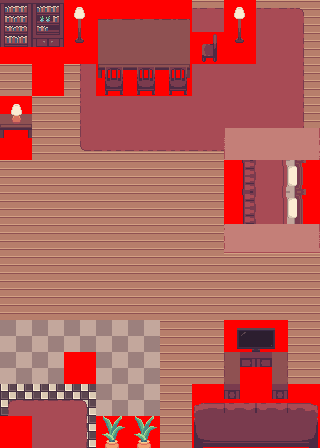

Below is a game level as drawn by its tile map, then a one-line description and the .tmx file that defines it, in full:
An orthogonal 10x14 tile map with 32x32 px tiles, 8 tile layers (Floor, Carpet, NPCS, Collisions, ...), 2 tilesets.

<map version="1.10" tiledversion="1.10.2" orientation="orthogonal" renderorder="right-down" width="10" height="14" tilewidth="32" tileheight="32" infinite="0" nextlayerid="9" nextobjectid="1">
 <tileset firstgid="1" source="../House1/interior.tsx" />
 <tileset firstgid="233" source="../../Town/setup.tsx" />
 <layer id="1" name="Floor" width="10" height="14">
  <data encoding="csv">
1,1,1,1,1,1,1,1,1,1,
1,1,1,1,1,1,1,1,1,1,
1,1,1,1,1,1,1,1,1,1,
1,1,1,1,1,1,1,1,1,1,
1,1,1,1,1,1,1,1,1,1,
1,1,1,1,1,1,1,1,1,1,
1,1,1,1,1,1,1,1,1,1,
1,1,1,1,1,1,1,1,1,1,
1,1,1,1,1,1,1,1,1,1,
1,1,1,1,1,1,1,1,1,1,
17,17,17,17,17,1,1,1,1,1,
17,17,17,17,17,1,1,1,1,1,
33,33,33,17,17,1,1,1,1,1,
33,33,33,17,17,1,1,1,1,1
</data>
 </layer>
 <layer id="2" name="Carpet" width="10" height="14">
  <data encoding="csv">
0,0,14,15,15,15,15,15,15,16,
0,0,30,31,31,31,31,31,31,32,
0,0,30,31,31,31,31,31,31,32,
0,0,30,31,31,31,31,31,31,32,
0,0,46,47,47,47,47,53,54,55,
0,0,0,0,0,0,0,69,70,71,
0,0,0,0,0,0,0,53,54,55,
0,0,0,0,0,0,0,69,70,71,
0,0,0,0,0,0,0,0,0,0,
0,0,0,0,0,0,0,0,0,0,
0,0,0,0,0,0,0,0,0,0,
0,0,0,0,0,0,0,0,0,0,
1610612752,1610612768,1610612784,0,0,0,0,0,0,0,
1610612751,1610612767,1610612783,0,0,0,0,0,0,0
</data>
 </layer>
 <layer id="5" name="NPCS" width="10" height="14">
  <data encoding="csv">
0,0,0,0,0,0,0,0,0,0,
0,0,0,0,0,0,0,0,0,0,
0,240,0,0,0,0,0,0,0,0,
0,0,0,0,0,0,0,0,0,0,
0,0,0,0,0,0,0,0,0,0,
0,0,0,0,0,0,0,0,0,0,
0,0,0,0,0,0,0,0,0,0,
0,0,0,0,0,0,0,0,0,0,
0,0,0,0,0,0,0,0,0,0,
0,0,0,0,0,0,0,0,0,0,
0,0,0,0,0,0,0,0,0,0,
0,0,0,0,0,0,0,0,0,0,
0,0,0,0,0,0,0,0,0,0,
0,0,0,0,0,0,0,0,0,0
</data>
 </layer>
 <layer id="6" name="Collisions" width="10" height="14">
  <data encoding="csv">
240,240,240,240,240,240,0,240,0,0,
240,240,240,240,240,240,240,240,0,0,
0,0,0,240,240,240,0,0,0,0,
240,0,0,0,0,0,0,0,0,0,
240,0,0,0,0,0,0,0,0,0,
0,0,0,0,0,0,0,240,240,240,
0,0,0,0,0,0,0,240,240,240,
0,0,0,0,0,0,0,0,0,0,
0,0,0,0,0,0,0,0,0,0,
0,0,0,0,0,0,0,0,0,0,
0,0,0,0,0,0,0,240,240,0,
0,0,0,0,0,0,0,240,240,0,
0,0,0,0,0,0,240,240,240,240,
0,0,0,240,240,0,240,240,240,240
</data>
 </layer>
 <layer id="7" name="Exit" width="10" height="14">
  <data encoding="csv">
0,0,0,0,0,0,0,0,0,0,
0,0,0,0,0,0,0,0,0,0,
0,0,0,0,0,0,0,0,0,0,
0,0,0,0,0,0,0,0,0,0,
0,0,0,0,0,0,0,0,0,0,
0,0,0,0,0,0,0,0,0,0,
0,0,0,0,0,0,0,0,0,0,
0,0,0,0,0,0,0,0,0,0,
0,0,0,0,0,0,0,0,0,0,
0,0,0,0,0,0,0,0,0,0,
0,0,0,0,0,0,0,0,0,0,
0,0,0,0,0,0,0,0,0,0,
0,0,0,0,0,0,0,0,0,0,
240,0,0,0,0,0,0,0,0,0
</data>
 </layer>
 <layer id="8" name="PlayerStart" width="10" height="14">
  <data encoding="csv">
0,0,0,0,0,0,0,0,0,0,
0,0,0,0,0,0,0,0,0,0,
0,0,0,0,0,0,0,0,0,0,
0,0,0,0,0,0,0,0,0,0,
0,0,0,0,0,0,0,0,0,0,
0,0,0,0,0,0,0,0,0,0,
0,0,0,0,0,0,0,0,0,0,
0,0,0,0,0,0,0,0,0,0,
0,0,0,0,0,0,0,0,0,0,
0,0,0,0,0,0,0,0,0,0,
0,0,0,0,0,0,0,0,0,0,
0,0,240,0,0,0,0,0,0,0,
0,0,0,0,0,0,0,0,0,0,
0,0,0,0,0,0,0,0,0,0
</data>
 </layer>
 <layer id="3" name="Decor" width="10" height="14">
  <data encoding="csv">
0,0,137,61,62,63,0,137,0,0,
0,0,153,77,78,79,110,153,0,0,
0,0,0,93,94,95,0,0,0,0,
96,0,0,0,0,0,0,0,0,0,
112,0,0,0,0,0,0,0,0,0,
0,0,0,0,0,0,0,0,0,0,
0,0,0,0,0,0,0,0,0,0,
0,0,0,0,0,0,0,0,0,0,
0,0,0,0,0,0,0,0,0,0,
0,0,0,0,0,0,0,0,0,0,
0,0,0,0,0,0,0,141,142,0,
0,0,0,0,0,0,0,88,89,0,
0,0,0,0,0,0,171,172,172,173,
0,0,0,90,90,0,187,188,188,189
</data>
 </layer>
 <layer id="4" name="Decor2 " width="10" height="14">
  <data encoding="csv">
91,92,0,0,0,0,0,0,0,0,
107,108,0,0,0,0,0,0,0,0,
0,0,0,109,109,109,0,0,0,0,
154,0,0,0,0,0,0,0,0,0,
0,0,0,0,0,0,0,0,0,0,
0,0,0,0,0,0,0,2684354726,2684354710,2684354694,
0,0,0,0,0,0,0,2684354727,2684354711,2684354695,
0,0,0,0,0,0,0,0,0,0,
0,0,0,0,0,0,0,0,0,0,
0,0,0,0,0,0,0,0,0,0,
0,0,0,0,0,0,0,0,0,0,
0,0,0,0,0,0,0,0,0,0,
0,0,0,0,0,0,0,120,121,0,
0,0,0,0,0,0,0,0,0,0
</data>
 </layer>
</map>
